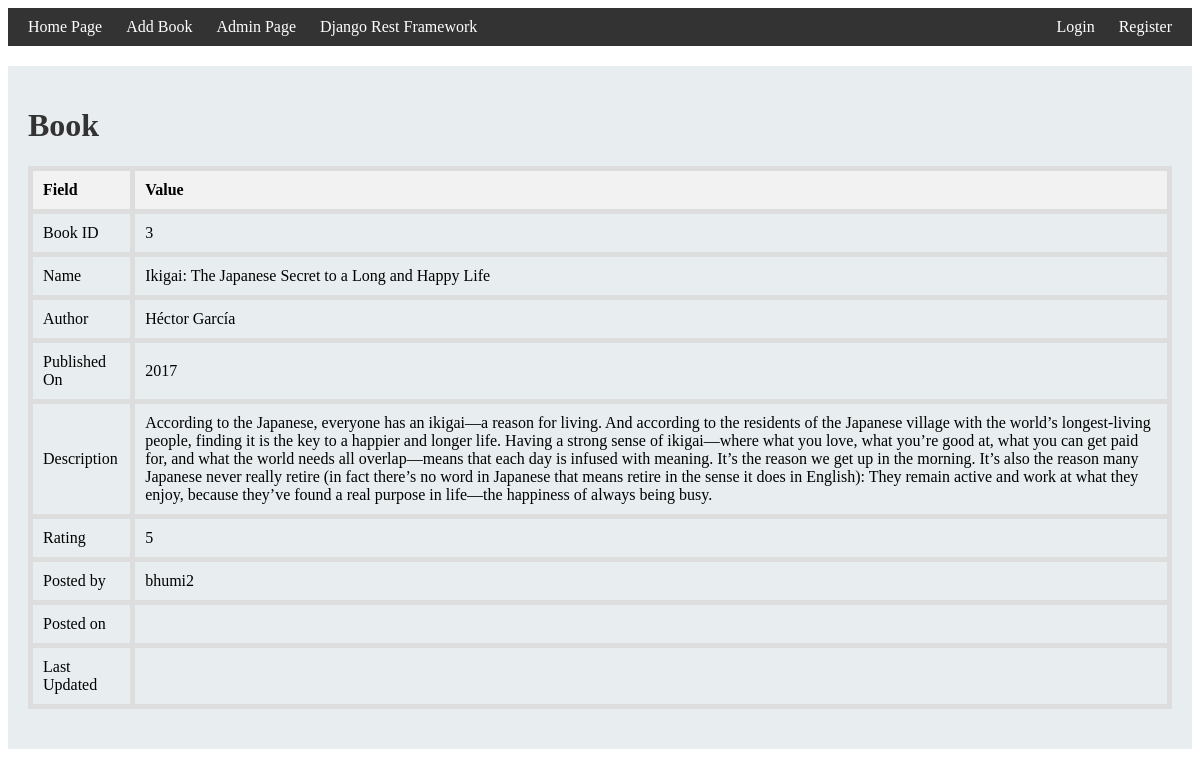
Screenshot of /book/6/ with the database file from the repository.
### books/models.py (models this page shows)
class Book(models.Model):
    title = models.CharField(max_length=200)
    book_id = models.IntegerField()
    author = models.CharField(max_length=100)
    publishedby_year = models.IntegerField()
    rating = models.PositiveIntegerField(
        validators=[MaxValueValidator(10), MinValueValidator(1)]
    )
    description = models.TextField(null=True, blank=True)
    updated = models.DateTimeField(auto_now=True)
    posted_by = models.ForeignKey(User, on_delete=models.CASCADE, related_name="books")
    def __str__(self):
        return self.title

### books/views.py (the view)
# urls.py: path("book/<str:pk>/", book, name="book"),
def book(request, pk):
    book = Book.objects.get(id=pk)
    context = {"page_title": "Book", "book": book}
    print(context)
    return render(request, "book.html", context)

### templates/book.html (shortened to what this page needs)
{% extends "layout.html" %}
{% block content %}
<div id="book-details">
    <h1>{{page_title}}</h1>
    <table>
        <tr>
            <th>Field</th>
            <th>Value</th>
        </tr>
        <tr>
            <td>Book ID</td>
            <td>{{book.book_id}}</td>
        </tr>
        <tr>
            <td>Name</td>
            <td>{{ book.title }}</td>
        </tr>
        <tr>
            <td>Author</td>
            <td>{{ book.author}}</td>
        </tr>
        <tr>
            <td>Published On</td>
            <td>{{book.publishedby_year}}</td>
        </tr>
        <tr>
            <td>Description</td>
            <td>{{ book.description}}</td>
        </tr>
        <tr>
            <td>Rating</td>
            <td>{{book.rating}}</td>
        </tr>
        <tr>
            <td>Posted by</td>
            <td>{{book.posted_by}}</td>
        </tr>
        <tr>
            <td>Posted on</td>
            <td>{{book.created_at}}</td>
        </tr>
        <tr>
            <td>Last Updated</td>
            <td>{{ book.updated_at}}</td>
        </tr>
    </table>
</div>
{% endblock %}

### templates/book.html (style rules this page uses)
#book-details { background-color: rgb(232, 238, 240); padding: 20px; margin: 20px 0; }
#book-details table { width: 100%; border-collapse: collapse; margin-bottom: 20px; }
#book-details th, #book-details td { border: 5px solid #ddd; padding: 10px; text-align: left; }
#book-details th { background-color: #f2f2f2; }
#book-details h1 { color: #333; }

### rows the page displays
Book: book_id "3", title "Ikigai: The Japanese Secret to a Long and Happy Life", author "Héctor García", publishedby_year "2017", description "According to the Japanese, everyone has an ikigai—a reason for living. And according to the residents of the Japanese village with the world’s longest-living people, finding it is the key to a happier and longer life. Having a strong sense of ikigai—where what you love, what you’re good at, what you can get paid for, and what the world needs all overlap—means that each day is infused with meaning. It’s the reason we get up in the morning. It’s also the reason many Japanese never really retire (in fact there’s no word in Japanese that means retire in the sense it does in English): They remain active and work at what they enjoy, because they’ve found a real purpose in life—the happiness of…", rating "5", posted_by "bhumi2"

### other values shown
{{ page_title }} "Book"
